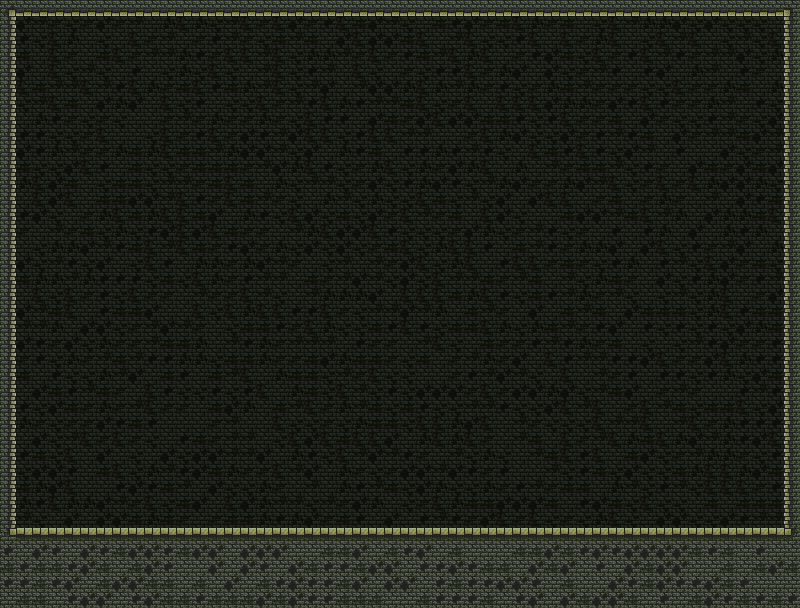

A level layout from a 2D game, rendered from its tile map. Below: a short description, then the map file with tile-grid data replaced by summaries:
An orthogonal 50x38 tile map with 16x16 px tiles, 2 tile layers (tlo, map).

<map version="1.0" tiledversion="1.1.4" orientation="orthogonal" renderorder="right-down" width="50" height="38" tilewidth="16" tileheight="16" infinite="0" nextobjectid="1">
 <tileset firstgid="1" source="dungeon.tsx" />
 <layer name="tlo" width="50" height="38">
  <data>[1900 cells, 1900 non-empty, 9 distinct tile ids]</data>
 </layer>
 <layer name="map" width="50" height="38">
  <data>[1900 cells, 364 non-empty, 16 distinct tile ids]</data>
 </layer>
</map>